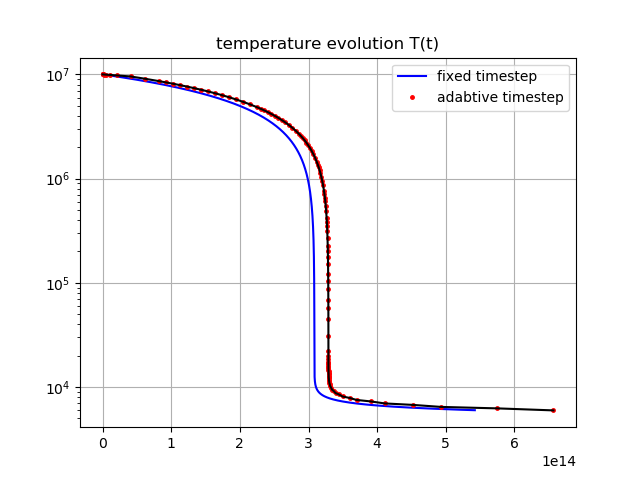

The Python source for this figure:
import numpy as np
import matplotlib.pyplot as plt

k_B = 1.38 * 10**(-23)  # J / K
l_0 = 1 * 10**(-35)  # J m^3 s^-1
T_0 = 20000  # K
alpha = 10.0
beta = -0.5
n_H = 1 * 10**6  # m^⁻3
T_init = 1 * 10**7  # K


def rk2(f, y, t, dt):
    k1 = f(t, y)
    k2 = f(t + dt, y + k1 * dt)

    return (y + (1 / 2) * dt * (k1 + k2))

# y represents the temperature T
def func(dt, y):
    if (y <= T_0):
        l_T = l_0 * (y / T_0)**alpha
    else:
        l_T = l_0 * (y / T_0)**beta

    return (-(2 / (3 * k_B)) * n_H * l_T)
  
def loop(timestep):
    yrk = [T_init]
    T_break = T_init
    time = [0]
    steps = 0
    # loop until T = 6000 K
    while(T_break > 6000):
        yrk.append(rk2(func, yrk[-1], time[-1], timestep))
        time.append(time[-1] + timestep)
        T_break = yrk[-1]
        # print(T_break)
        steps += 1
    print(steps)
    yrk = np.array(yrk)
    time = np.array(time)
    return time, yrk

stepsize = 1 * 10**10  # s
data = loop(stepsize)
# plot
# plt.semilogy(time, yrk)
plt.semilogy(data[0], data[1], c = 'blue', label = "fixed timestep")
plt.title('temperature evolution T(t)')
plt.grid(True)

"""
data2 = loop(1 * 10**12)
plt.semilogy(data2[0], data2[1])
data2 = loop(1 * 10**11)
plt.semilogy(data2[0], data2[1])
data2 = loop(9.9 * 10**10)
plt.semilogy(data2[0], data2[1])
data2 = loop(9.7 * 10**10)
plt.semilogy(data2[0], data2[1])
"""

limit = 20  # K

def rk2_adabtive(f, y, t, dt):
    step1 = rk2(f, y, t, dt / 2)
    step2 = rk2(f, step1, t, dt / 2)
    full = rk2(f, y, t, dt)
    error = np.abs(full - step2)
    flag = True
    if (error > limit):
        dt = dt / 2
        # y = step2
        flag = False
    elif (10 * error < limit):
        dt = 2 * dt
        y = step2
    else:
        dt = dt
        y = full
    
    return y, dt, flag

yrk = [T_init]
T_break = T_init
time = [0]
steps = 0
stepsize = 1 * 10**10  # s
# loop until T = 6000 K
while(T_break > 6000):
    y_new, stepsize, flag = rk2_adabtive(func, yrk[-1], time[-1], stepsize)
    # print(stepsize)
    if (flag):
        yrk.append(y_new)
        time.append(time[-1] + stepsize)
        T_break = yrk[-1]
        #print(T_break)
    steps += 1
print(steps)
yrk = np.array(yrk)
time = np.array(time)
    
plt.semilogy(time, yrk, 'o', c = 'red', label = "adabtive timestep", ms = 2.5)
plt.semilogy(time, yrk, c = 'black', linewidth = 1.5)
# plt.title('temperature evolution T(t), adabtive dt')
# plt.grid(True)
plt.legend()

plt.savefig("FSM_exercise02_2.png")

plt.show()